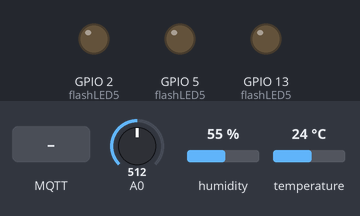
The sketch below on a simulated ESP8266 (NodeMCU). Shown: output pins drawn as LEDs (lit = HIGH). Dashed ring = blinking. Inputs (shaded band) come from the test bench; at power-on: A0 = 512, humidity 55 %, temperature 24 °C. WiFi joins after 1.5 s; servers stay silent unless stated; random numbers use the default seed unless the sketch sets one; no MQTT or app messages arrive unless stated; what the sketch prints to the serial monitor is not drawn.

Above: at 2.7 s.
2.8 s: MQTT message "e" arrives on the first subscribed topic
At 3.4 s:
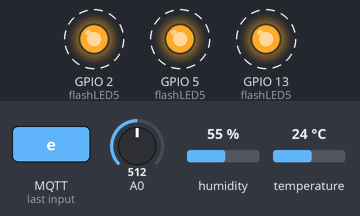
7.5 s: MQTT message "a" arrives on the first subscribed topic
11.0 s: MQTT message "c" arrives on the first subscribed topic
At 11.4 s:
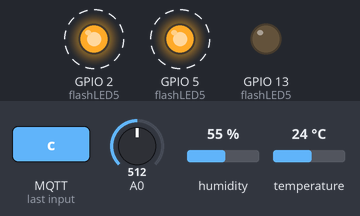
14.5 s: MQTT message "b" arrives on the first subscribed topic
At 14.8 s:
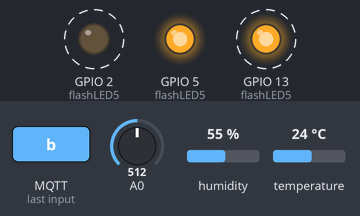
18.0 s: MQTT message "d" arrives on the first subscribed topic
Timing chart, 0 to 22.5 s (numbered marks = the images above; inputs shaded):
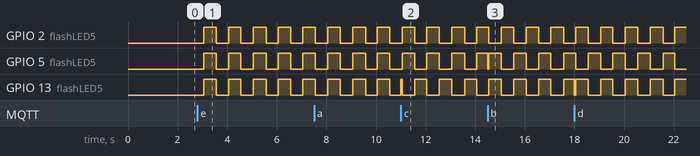

The sketch:

hoan_chinh_1.ino
```cpp
#include <ESP8266WiFi.h>
#include <PubSubClient.h>
#include <TaskScheduler.h>
#include <DHT.h>

#define DHTPIN 4 // Chân DATA của DHT11 kết nối với D2 trên ESP8266
#define DHTTYPE DHT11
DHT dht(DHTPIN, DHTTYPE);

const char* ssid = "Vozer MU Wibu";
const char* password = "1234@6789";

#define MQTT_SERVER "broker.hivemq.com"
#define MQTT_PORT 1883
#define MQTT_USER "hoangvanan"
#define MQTT_PASSWORD "Anhan10052002"
#define MQTT_LDP_TOPIC "SENSORDATA"
#define MQTT_CONTROL_TOPIC "LEDCONTROL"

WiFiClient wifiClient;
PubSubClient client(wifiClient);

Scheduler runner;

int current_ledState1 = LOW;
int last_ledState1 = LOW;
int current_ledState2 = LOW;
int last_ledState2 = LOW;
bool isFlashing = false;
bool isFlashing1 = false;
bool isFlashing2 = false;

void setup_wifi() {
  Serial.println("Connecting to...");
  Serial.println(ssid);
  WiFi.begin(ssid, password);
  while (WiFi.status() != WL_CONNECTED) {
    delay(500);
    Serial.print(".");
  }
  randomSeed(micros());
  Serial.println("");
  Serial.println("WiFi connected!!!");
  Serial.print("IP address: ");
  Serial.println(WiFi.localIP());
}

void connect_to_broker() {
  while (!client.connected()) {
    Serial.print("Attempting MQTT connection...");
    String clientId = "testtopic";
    clientId += String(random(0xffff), HEX);
    if (client.connect(clientId.c_str(), MQTT_USER, MQTT_PASSWORD)) {
      Serial.println("MQTT connected");
      client.subscribe(MQTT_CONTROL_TOPIC);
    } else {
      Serial.print("failed, rc=");
      Serial.print(client.state());
      Serial.println(" try again in 2 seconds");
      delay(2000);
    }
  }
}

void callback(char* topic, byte *payload, unsigned int length) {
  Serial.println("-------new message from broker-----");
  Serial.print("topic: ");
  Serial.println(topic);
  Serial.print("message: ");
  Serial.write(payload, length);
  Serial.println();
  if (*payload == 'a') {
    current_ledState1 = HIGH;
    Serial.println(current_ledState1);
  }
  if (*payload == 'b') {
    current_ledState1 = LOW;
    Serial.println(current_ledState1);
  }
  if (*payload == 'c') {
    current_ledState2 = HIGH;
    Serial.println(current_ledState2);
  }
  if (*payload == 'd') {
    current_ledState2 = LOW;
    Serial.println(current_ledState2);
  }
  if (*payload == 'e') {
    isFlashing = true;
    isFlashing1 = true;
    isFlashing2 = true;
  }
  if (*payload == 'f') {
    isFlashing = false;
    isFlashing1 = false;
    isFlashing2 = false;
    digitalWrite(5, LOW); // Tắt đèn 5
    digitalWrite(2, LOW);
    digitalWrite(13, LOW);
  }
}

void send_data() {
  float humidity = dht.readHumidity();
  float temperature = dht.readTemperature();
  int sensorValue = 1024 - analogRead(A0);
  String sensorValueStr = String(humidity) + "-" + String(temperature) + "-" + String(sensorValue);
  client.publish(MQTT_LDP_TOPIC, sensorValueStr.c_str());
}

Task sendDataTask(2000, TASK_FOREVER, &send_data);

void flashLED5() {
  if (isFlashing) {
    digitalWrite(5, !digitalRead(5));
  }
  if (isFlashing1) {
    digitalWrite(13, !digitalRead(13));
  }
   if (isFlashing2) {
    digitalWrite(2, !digitalRead(2));
  }
}

Task flashLEDTask(500, TASK_FOREVER, &flashLED5);

void setup() {
  Serial.begin(115200);
  dht.begin();
  pinMode(5, OUTPUT);
  pinMode(2, OUTPUT);
  pinMode(13, OUTPUT);
  Serial.setTimeout(500);
  setup_wifi();
  client.setServer(MQTT_SERVER, MQTT_PORT);
  client.setCallback(callback);
  connect_to_broker();

  runner.addTask(sendDataTask);
  runner.addTask(flashLEDTask);

  sendDataTask.enable();
  flashLEDTask.enable();
}

void loop() {
  client.loop();
  if (!client.connected()) {
    connect_to_broker();
  }

  if (last_ledState1 != current_ledState1) {
    last_ledState1 = current_ledState1;
    digitalWrite(5, current_ledState1);
  }
  if (last_ledState2 != current_ledState2) {
    last_ledState2 = current_ledState2;
    digitalWrite(13, current_ledState2);
  }

  runner.execute();
}
```

Measured:
- after the input at 2.8 s, GPIO 2 (flashLED5), GPIO 5 (flashLED5), GPIO 13 (flashLED5): alternates HIGH for 0.50 s and LOW for 0.50 s, starting after 0.25 s
